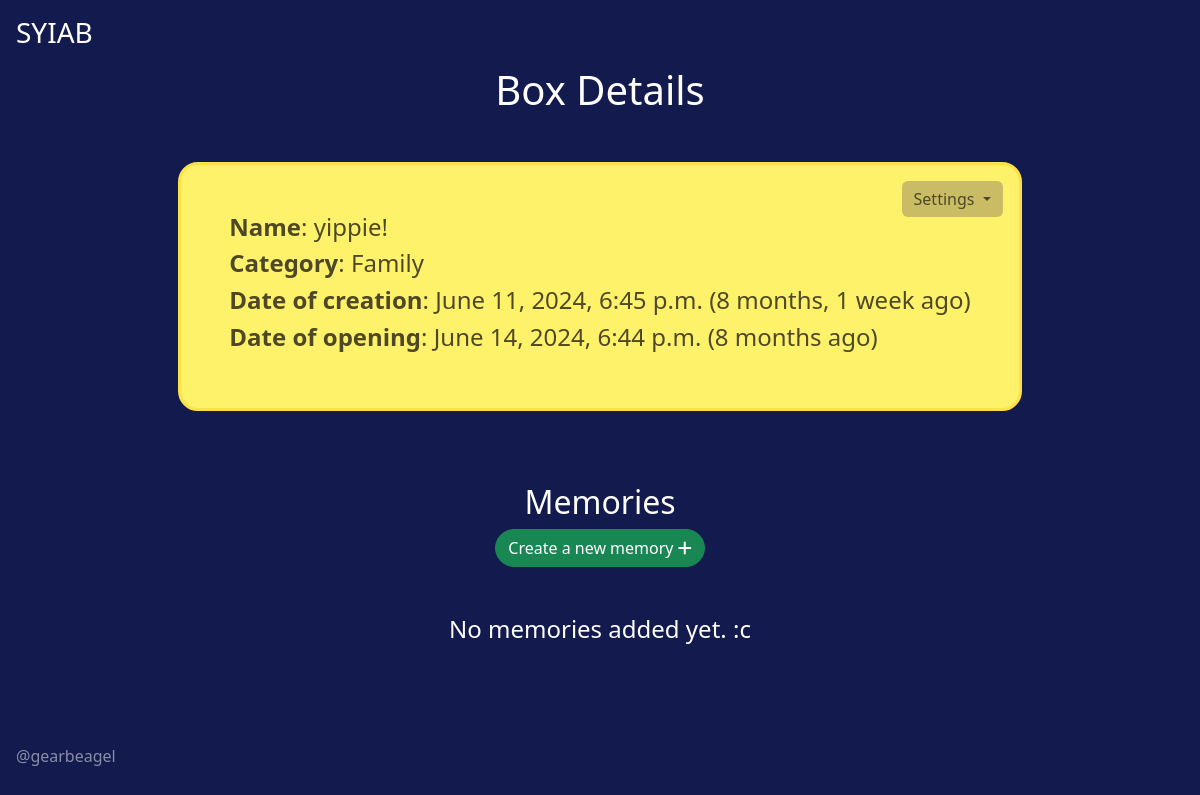
The page /boxes/1 on the database its author committed.
### boxes/models.py (models this page shows, shortened)
class Box(models.Model):
    class Statuses(models.TextChoices):
        EDITED = 'E', _('Edited')
        LOCKED = 'L', _('Locked')
        OPENED = 'O', _('Opened')
    class Categories(models.TextChoices):
        FAMILY = 'FA', _('Family')
        TRAVEL = 'TR', _('Travel')
        FRIENDS = 'FR', _('Friends')
        LOVE = 'LO', _('Love')
        HOBBY = 'HO', _('Hobby')
        OTHER = 'O', _('Other')
    name = models.CharField(max_length=100)
    slug = models.SlugField(unique=True, blank=True)
    creator = models.ForeignKey(User, on_delete=models.CASCADE)
    date_created = models.DateTimeField(default=timezone.now)
    date_opening = models.DateTimeField()
    status = models.CharField(choices=Statuses.choices, default=Statuses.EDITED, max_length=100)
    category = models.CharField(choices=Categories.choices, default=Categories.OTHER, max_length=100)

### boxes/views.py (the view)
# urls.py: path('boxes/<int:box_id>', bxv.view_box, name='view_box'),
def view_box(request, box_id):
    box = Box.objects.get(pk=box_id)
    date_created_h = humanize.naturaltime(box.date_created)
    date_opening_h = humanize.naturaltime(box.date_opening)
    memories = Memory.objects.filter(box=box).all()
    return render(request, 'boxes/view_box.html', {'box': box,
                                                   'memories': memories,
                                                   'date_created_h': date_created_h,
                                                   'date_opening_h': date_opening_h})

### templates/boxes/view_box.html (shortened to what this page needs)
{% extends "main.html" %}
{% block content %}
    <h1>Box Details</h1>
    <div class="d-grid mt-5 mx-xxl-5 justify-content-center">
        <div class="card p-5 mx-auto justify-content-center position-relative">
            <div class="dropdown-menu-end position-absolute top-0 end-0 p-3 float-md-end">
                <button class="btn btn-secondary dropdown-toggle" type="button" id="dropdownMenuButton"
                        data-bs-toggle="dropdown" aria-expanded="false"
                        style="background-color: #CABB65; color: #4E4826; border: none">
                    Settings
                </button>
                <div class="position-absolute top-0 end-0 p-3 float-md-end text-lg-center">
                </div>
            </div>
            <div class="text-lg-start">
                <h4><strong>Name</strong>: {{ box.name }}</h4>
                <h4><strong>Category</strong>: {{ box.get_category_display }}</h4>
                <h4><strong>Date of creation</strong>: {{ box.date_created }} ({{ date_created_h }})</h4>
                <h4><strong>Date of opening</strong>: {{ box.date_opening }} ({{ date_opening_h }})</h4>
            </div>
        </div>
        <br>
        <div class="mt-5">
            <h2>Memories</h2>
            <a href="{% url 'create_memory' box.id %}" title='Create a new memory'>
                <button class="btn btn-success" style="border-radius: 20px">Create a new memory <i
                        class="fas fa-plus"></i></button>
            </a>
            {% if memories %}
                <div class="grid-container mt-5" data-masonry='{"percentPosition": true }'
                     style="width: 1200px;">
                    {% for memory in memories %}
                        <div class="col-sm-6 col-md-4 col-lg-3 mb-4 mx-5">
                            <a href="{% url 'view_memory' box_id=box.id memory_id=memory.id %}">
                                <div class="card p-5 mx-auto">
                                    <div class="text-lg-start">
                                        <h3>{{ memory.name }}</h3>
                                        <h5>{{ memory.description }}</h5>
                                    </div>
                                </div>
                            </a>
                        </div>
                    {% endfor %}
                </div>
            {% else %}
                <div class="mt-5">
                    <h4>No memories added yet. :c</h4>
                </div>
            {% endif %}
        </div>
    </div>
{% endblock %}

### templates/main.html (style rules this page uses)
.card { background-color: #FEF26B; border: 3px solid #FEE148; border-radius: 20px; color: #4E4826; width: fit-content; }
a, a:hover { text-decoration: none; color: inherit; }

### rows shown on the page
Box: name "yippie!", category "Family", date_created "June 11, 2024, 6:45 p.m.", date_opening "June 14, 2024, 6:44 p.m."

### other values the page prints
{{ date_created_h }} "8 months, 1 week ago"
{{ date_opening_h }} "8 months ago"
